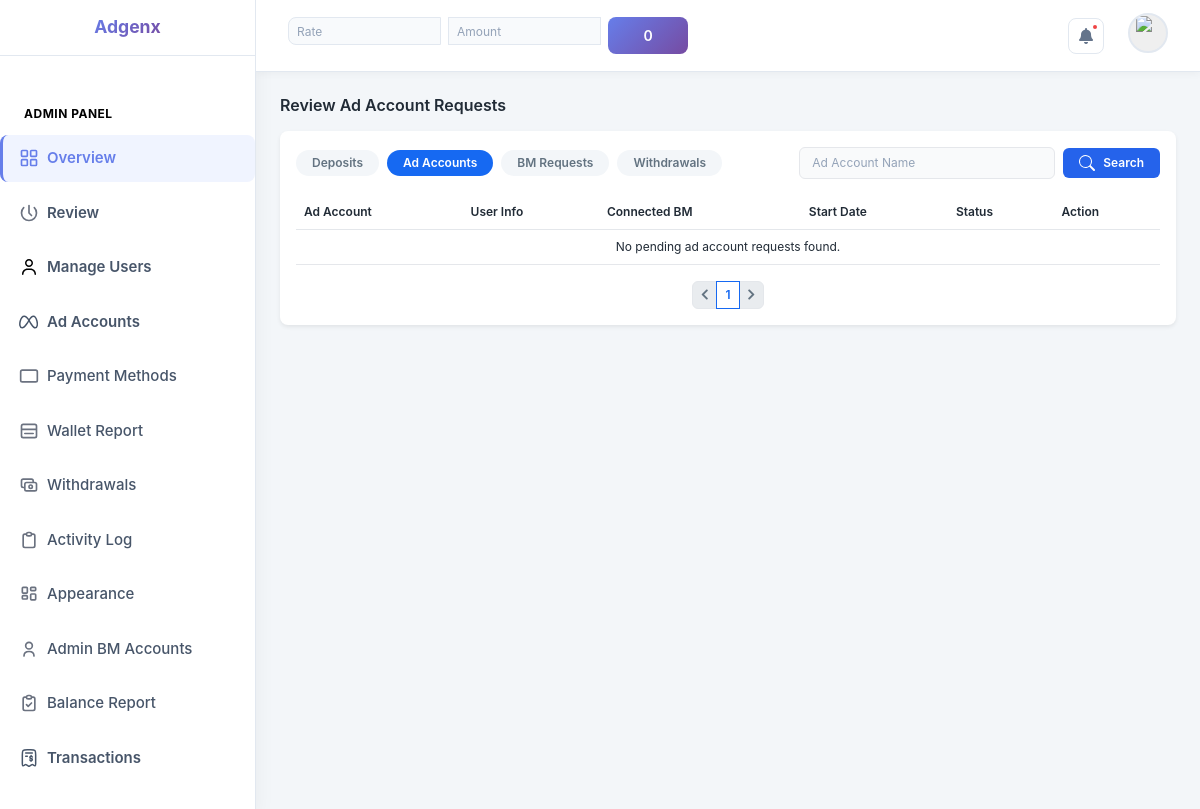
Page /admin_dashboard/review/ad_account/ (signed in) on the earlier database version.
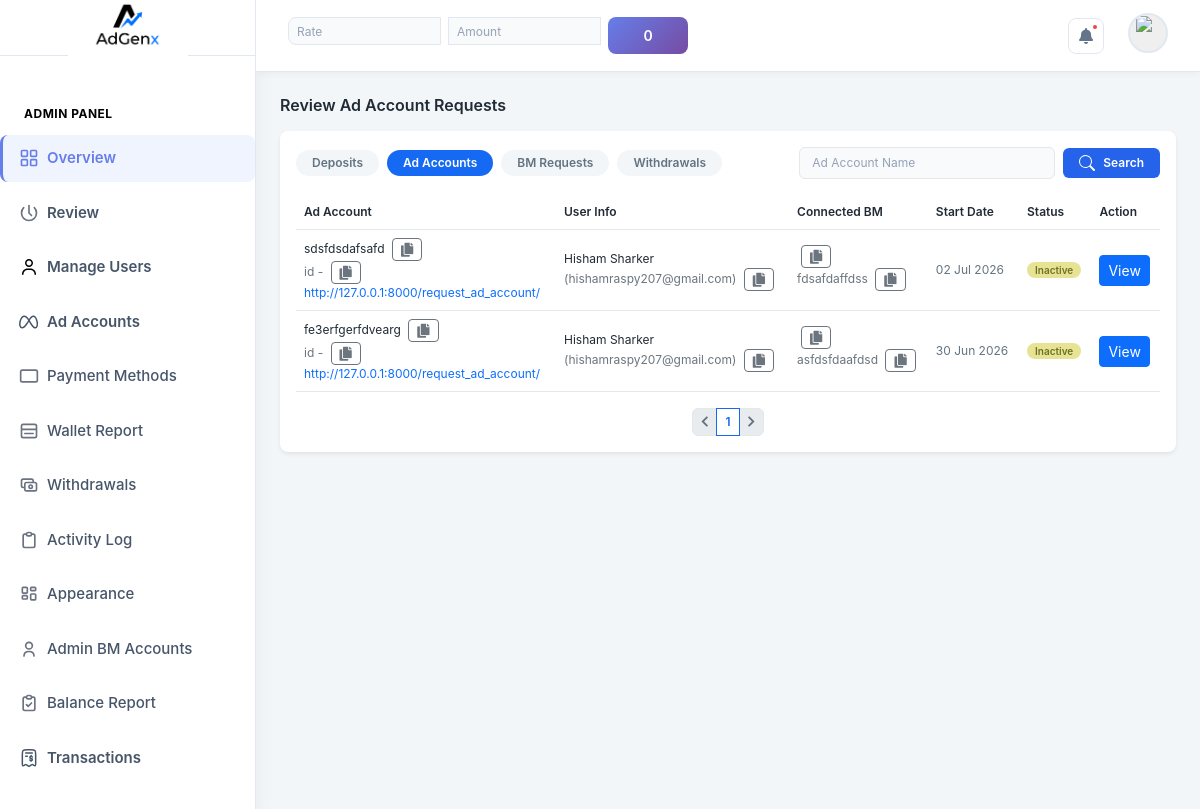
Same page on the later database version.
### admin_dashboard/models.py (models this page shows, shortened)
class SiteSettings(models.Model):
    hero_title_line1 = models.CharField(max_length=100, default='Scale Your Ads.')
    hero_title_line2 = models.CharField(max_length=100, default='Faster & Smarter.')
    hero_subtitle = models.TextField(default='Get premium ad accounts for Facebook, TikTok & Google Ads. Top up instantly, manage everything from one dashboard.')
    hero_badge_text = models.CharField(max_length=100, default='Trusted Ad Account Platform')
    stat_users = models.CharField(max_length=20, default='500+')
    stat_ad_spend = models.CharField(max_length=20, default='$2M+')
    about_title = models.CharField(max_length=150, default='We Help Advertisers Run Ads Without Limits')
    about_body1 = models.TextField(default='Adgenx was founded by a team of performance marketers who were tired of getting ad accounts banned, restricted, or limited.')
    about_body2 = models.TextField(default='Our team manages every account personally — ensuring fast top-ups, zero downtime, and full transparency in every transaction.')
    about_founded_year = models.CharField(max_length=10, default='2022')
    about_stat_clients = models.CharField(max_length=20, default='500+')
    about_stat_spend = models.CharField(max_length=20, default='$2M+')
    about_stat_uptime = models.CharField(max_length=20, default='99%')
    whatsapp_number = models.CharField(max_length=30, blank=True, default='8801XXXXXXXXX')
    email_support = models.EmailField(blank=True, default='support@adgenx.com')
    facebook_url = models.URLField(blank=True, default='#')
    telegram_url = models.URLField(blank=True, default='#')
    tiktok_url = models.URLField(blank=True, default='#')
    instagram_url = models.URLField(blank=True, default='#')
    footer_tagline = models.CharField(max_length=200, default='Premium ad account management platform for Facebook, TikTok & Google Ads. Scale without limits.')
    logo = models.ImageField(upload_to='logos/', blank=True, null=True, help_text='Upload logo image (max 2MB, PNG/JPG recommended)')
    class Meta:
        verbose_name = 'Site Settings'
    @classmethod
    def get(cls):
        obj, _ = cls.objects.get_or_create(pk=1)
        return obj

### dashboard/models.py (models this page shows, shortened)
class AdAccount(models.Model):
    user = models.ForeignKey(User, on_delete=models.CASCADE)
    STATUS_CHOICES = (
        ('active', 'Active'),
        ('inactive', 'Inactive'),
    )
    name = models.CharField(max_length=100, db_index=True)
    acc_id = models.CharField(max_length=100)
    acc_link = models.URLField()
    start_date = models.DateField(db_index=True)
    monthly_budget = models.DecimalField(max_digits=10, decimal_places=2, default=0.00)
    remaining_balance = models.DecimalField(max_digits=10, decimal_places=2, default=0.00)
    total_spent = models.DecimalField(max_digits=10, decimal_places=2, default=0.00)
    limit = models.DecimalField(max_digits=10, decimal_places=2, default=0.00)
    status = models.CharField(max_length=100, choices=STATUS_CHOICES, default='inactive', db_index=True)
    bm_accounts = models.ManyToManyField(BMAccount, blank=True)
    admin_bm = models.ForeignKey('AdminBM', on_delete=models.SET_NULL, null=True, blank=True)
    class Meta:
        indexes = [
            models.Index(fields=['user', 'status']),
            models.Index(fields=['-start_date']),
        ]

class User(AbstractUser):
    phone_number = models.CharField(max_length=20, blank=True)
    is_verified = models.BooleanField(default=False)
    is_manual_client = models.BooleanField(default=False)
    notes = models.TextField(blank=True)
    include_in_profit_reports = models.BooleanField(default=True)
    created_by = models.ForeignKey('self', on_delete=models.SET_NULL, null=True, blank=True)
    dollar_rate = models.DecimalField(max_digits=10, decimal_places=2, default=110)

class BMAccount(models.Model):
    STATUS_CHOICES = (
        ('pending', 'Pending'),
        ('approved', 'Approved'),
    )
    REQUEST_TYPE_CHOICES = (
        ('N/A', 'N/A'),
        ('add', 'Add'),
        ('remove', 'Remove'),
    )
    acc_id = models.CharField(max_length=100)
    acc_name = models.CharField(max_length=100)
    status = models.CharField(max_length=10, choices=STATUS_CHOICES, default='pending')
    request_type = models.CharField(max_length=10, choices=REQUEST_TYPE_CHOICES, default='N/A')

### admin_dashboard/views.py (the view)
# urls.py: path('review/ad_account/', views.review_ad_account, name='review_ad_account'),
@login_required(login_url='auth')
@require_permission('can_manage_accounts')
def review_ad_account(request):
    search_query = request.GET.get('search', '')
    if search_query:
        pending_ad_accounts_list = AdAccount.objects.filter(
            status='inactive',
            name__icontains=search_query
        ).order_by('-start_date')
    else:
        pending_ad_accounts_list = AdAccount.objects.filter(status='inactive').order_by('-start_date')
    pending_ad_accounts = paginate_data(request, pending_ad_accounts_list, 5)
    return render(request, 'review_ad_account.html', {
        'ad_accounts': pending_ad_accounts,
        'search_query': search_query
    })

### admin_dashboard/context_processors.py (called while the page is built)
def site_settings(request):
    settings = SiteSettings.get()
    return {
        'settings': settings,
    }

### dashboard/group_permissions.py (called while the page is built)
def require_group_permission(permission_codename):
    def decorator(view_func):
        @wraps(view_func)
        def wrapper(request, *args, **kwargs):
            if GroupPermissionManager.user_has_permission(request.user, permission_codename):
                return view_func(request, *args, **kwargs)
            messages.error(
                request,
                f'Access Denied: You do not have the required permission.'
            )
            return redirect('index')
        return wrapper
    return decorator

def group_permissions_context(request):
    context = {
        'user_permissions': {},
        'user_groups': [],
    }
    if request.user.is_authenticated:
        context['user_permissions'] = GroupPermissionManager.get_user_permissions(request.user)
        context['user_groups'] = GroupPermissionManager.get_user_groups(request.user)
    return context

    @staticmethod
    def get_user_groups(user):
        return [g.name for g in user.groups.all()]

### admin_dashboard/templates/review_ad_account.html (shortened to what the changed rows need)
{% extends 'layout.html' %}
{% load static %}
{% block styles %}
<link rel="stylesheet" href="{% static 'transactions.css' %}">
{% endblock %}
{% block content %}
  <div class="container-fluid py-4 px-4 table-container-container">
    <h2 class="fw-semibold mb-3" style="font-size: 1rem;">Review Ad Account Requests</h2>
    <div class="bg-white rounded-3 p-3 shadow-sm">
      <div class="table-responsive">
        <table class="table align-middle mb-0">
          <thead>
            <tr>
              <th>Ad Account</th>
              <th>User Info</th>
              <th>Connected BM</th>
              <th>Start Date</th>
              <th>Status</th>
              <th class="pe-2">Action</th>
            </tr>
          </thead>
          <tbody>
            {% for ad_account in ad_accounts %}
            <tr>
                <td style="font-size: 0.75rem;">
                    {{ ad_account.name }}
                    <button class="btn btn-sm btn-outline-secondary py-0 px-2 ms-1" onclick="copyToClipboard('{{ ad_account.name }}', this)" title="Copy Ad Account Name">
                      <i class="fas fa-copy"></i>
                    </button>
                    <br>
                    <span class="text-secondary">id - {{ ad_account.acc_id }}</span>
                    <button class="btn btn-sm btn-outline-secondary py-0 px-2 ms-1" onclick="copyToClipboard('{{ ad_account.acc_id }}', this)" title="Copy Ad Account ID">
                      <i class="fas fa-copy"></i>
                    </button>
                    <br>
                    <a href="{{ ad_account.acc_link }}" target="_blank" rel="noopener noreferrer" class="text-primary text-decoration-none">{{ ad_account.acc_link }}</a>
                </td>
                <td style="font-size: 0.75rem;">
                    {{ ad_account.user.first_name }} {{ ad_account.user.last_name }}<br>
                    <span class="text-secondary">({{ ad_account.user.username }})</span>
                    <button class="btn btn-sm btn-outline-secondary py-0 px-2 ms-1" onclick="copyToClipboard('{{ ad_account.user.username }}', this)" title="Copy Username">
                      <i class="fas fa-copy"></i>
                    </button>
                </td>
                <td style="font-size: 0.75rem;">
                    {% for bm_account in ad_account.bm_accounts.all %}
                        <p class="fw-semibold mb-0">
                          <button class="btn btn-sm btn-outline-secondary py-0 px-2 ms-1" onclick="copyToClipboard('{{ bm_account.acc_name }}', this)" title="Copy BM Name">
                            <i class="fas fa-copy"></i>
                          </button>
                        </p>
                        <p class="text-secondary mb-1" style="line-height: 1.2;">
                          {{ bm_account.acc_id }}
                          <button class="btn btn-sm btn-outline-secondary py-0 px-2 ms-1" onclick="copyToClipboard('{{ bm_account.acc_id }}', this)" title="Copy BM ID">
                            <i class="fas fa-copy"></i>
                          </button>
                        </p>
                    {% empty %}
                        <p class="text-secondary mb-0">No BM accounts</p>
                    {% endfor %}
                </td>
                <td class="ps-2" style="font-size: 0.75rem; color: #637381;">{{ ad_account.start_date|date:"d M Y" }}</td>
                <td><span class="badge-{{ ad_account.status }}">{{ ad_account.status|capfirst }}</span></td>
                <td class="pe-2">
                    <a href="{% url 'admin_dashboard:ad_account_details' ad_account.id %}" class="text-decoration-none btn btn-sm btn-primary">View</a>
                </td>
            </tr>
            {% empty %}
            <tr>
              <td colspan="8" class="text-center">No pending ad account requests found.</td>
            </tr>
            {% endfor %}
          </tbody>
        </table>
      </div>
      <div class="d-flex flex-wrap justify-content-center align-items-center mt-3 text-secondary fs-6">
        <nav aria-label="Page navigation">
          <ul class="pagination mb-0">
            {% with ad_accounts.number as current_page %}
            {% with ad_accounts.paginator.num_pages as total_pages %}
              {% if total_pages > 5 %}
                {% if current_page > 3 %}
                  <li class="page-item"><a class="page-link" href="?page=1{% if search_query %}&search={{ search_query }}{% endif %} ">1</a></li>
                  {% if current_page > 4 %}
                    <li class="page-item disabled"><span class="page-link">...</span></li>
                  {% endif %}
                {% endif %}
                {% for i in ad_accounts.paginator.page_range %}
                  {% if i > current_page|add:'-3' and i < current_page|add:'3' %}
                    {% if current_page == i %}
                      <li class="page-item active" aria-current="page"><span class="page-link">{{ i }}</span></li>
                    {% else %}
                      <li class="page-item"><a class="page-link" href="?page={{ i }}{% if search_query %}&search={{ search_query }}{% endif %}">{{ i }}</a></li>
                    {% endif %}
                  {% endif %}
                {% endfor %}
                {% if current_page < total_pages|add:'-2' %}
                  {% if current_page < total_pages|add:'-3' %}
                    <li class="page-item disabled"><span class="page-link">...</span></li>
                  {% endif %}
                  <li class="page-item"><a class="page-link" href="?page={{ total_pages }}{% if search_query %}&search={{ search_query }}{% endif %}">{{ total_pages }}</a></li>
                {% endif %}
              {% else %}
                {% for i in ad_accounts.paginator.page_range %}
                  {% if ad_accounts.number == i %}
                    <li class="page-item active" aria-current="page"><span class="page-link">{{ i }}</span></li>
                  {% else %}
                    <li class="page-item"><a class="page-link" href="?page={{ i }}{% if search_query %}&search={{ search_query }}{% endif %}">{{ i }}</a></li>
                  {% endif %}
                {% endfor %}
              {% endif %}
            {% endwith %}
            {% endwith %}
          </ul>
        </nav>
      </div>
    </div>
  </div>
{% endblock %}

### dashboard/templates/layout.html (shortened to what the changed rows need)
{% load static %}
<!DOCTYPE html>
<html lang="en">
<head>
    <link href="https://cdn.jsdelivr.net/npm/bootstrap@5.3.7/dist/css/bootstrap.min.css" rel="stylesheet">
    <link href="https://cdnjs.cloudflare.com/ajax/libs/font-awesome/5.15.3/css/all.min.css" rel="stylesheet" >
    <link rel="stylesheet" href="{% static 'styles.css' %}">
    {% block styles %}
    {% endblock %}
</head>
<body>
    <div class="d-flex">
    <aside class="sidebar d-flex flex-column justify-content-between">
    <div>
        <div class="d-flex justify-content-center align-items-center">
            <a href="{% url 'index' %}" class="logo d-flex align-items-center gap-2 text-decoration-none">
                {% if settings.logo %}
                    <img loading="lazy" src="{{ settings.logo.url }}" alt="Logo" />
                {% else %}
                    <span>Adgenx</span>
                {% endif %}
            </a>
        </div>
    </div>
    </aside>
    <div class="flex-grow-1 d-flex flex-column">
    {% block content %}
    {% endblock %}
    </div>
    </div>
</body>
</html>

Differences in the rows shown:
now on this page (row edited): SiteSettings: logo (picture)
added AdAccount: name "sdsfdsdafsafd", acc_link "http://127.0.0.1:8000/request_ad_account/", user.first_name "Hisham", user.last_name "Sharker", user.username "hishamraspy207@gmail.com", start_date "02 Jul 2026", status "Inactive"
added BMAccount: acc_id "fdsafdaffdss", shown under "sdsfdsdafsafd"
added AdAccount: name "fe3erfgerfdvearg", acc_link "http://127.0.0.1:8000/request_ad_account/", user.first_name "Hisham", user.last_name "Sharker", user.username "hishamraspy207@gmail.com", start_date "30 Jun 2026", status "Inactive"
added BMAccount: acc_id "asfdsfdaafdsd", shown under "fe3erfgerfdvearg"
Other differences:
text no longer shown: "Adgenx No pending ad account requests found."
